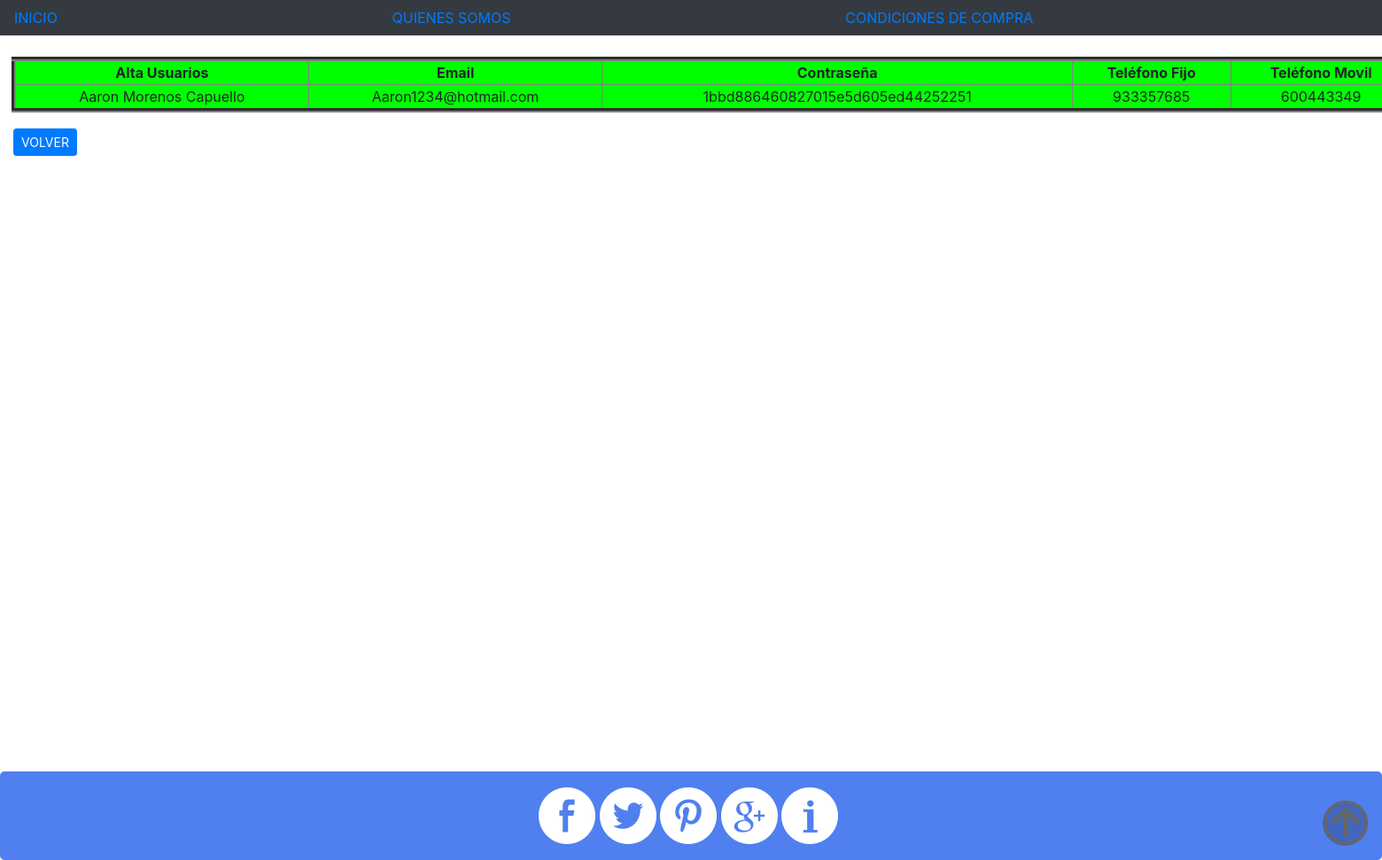
Page /administradorver.php?id=1 (signed in) on the committed database.
### tables this page shows
CREATE TABLE IF NOT EXISTS `tbl_usuario` (
  `id_usu` int(11) NOT NULL,
  `usu_mail` varchar(50) NOT NULL,
  `usu_nivel` varchar(20) NOT NULL,
  `usu_nombre` varchar(25) NOT NULL,
  `usu_password` varchar(50) NOT NULL,
  `usu_apellido` varchar(25) NOT NULL,
  `usu_actiu` int(1) NOT NULL,
  `img` varchar(10) NOT NULL,
  `telefono` int(10) NOT NULL,
  `dni` varchar(25) NOT NULL,
  `telefonofijo` int(10) NOT NULL
);

### administradorver.php (the view, shortened to what this page needs)
<!DOCTYPE html>
<html>
	<head>
		<link rel="stylesheet" type="text/css" href="css/estilo6.css" media="screen">
    	<link rel="stylesheet" href="https://maxcdn.bootstrapcdn.com/bootstrap/4.0.0-beta.2/css/bootstrap.min.css">
    	<link rel="stylesheet" href="https://maxcdn.bootstrapcdn.com/font-awesome/4.4.0/css/font-awesome.min.css">
    	<link href="dist/css/bootstrap.min.css" rel="stylesheet">
	</head>
<body>
		<?php include('headeradministrador.php');
		?>
	<br>
	<?php
		$con = mysqli_connect('localhost', 'root', '', 'montse');
		$sql = "SELECT * FROM tbl_usuario WHERE id_usu=$_REQUEST[id]";
		$datos = mysqli_query($con, $sql);
		if(mysqli_num_rows($datos)>0){
	?>
	<table bgcolor="#00ff00"; border="5" style="width:1890px; text-align:center; margin-left:13px;">
					<tr>
						<th>Alta Usuarios</th>
						<th>Email</th>
						<th>Contraseña</th>
						<th>Teléfono Fijo</th>
						<th>Teléfono Movil</th>
					</tr>
					<?php
					while ($prod = mysqli_fetch_array($datos)){
						echo "<tr>
						<td>$prod[usu_nombre]&nbsp$prod[usu_apellido]</td>
						<td>" . substr($prod['usu_mail'], 0, 28) . "</td>
						<td>" . substr($prod['usu_password'], 0, 35) . "</td>
						<td>" . substr($prod['telefonofijo'], 0, 12) . "</td>
						<td>" . substr($prod['telefono'], 0, 12) . "</td>
						<td>$prod[dni]</td>
						<td>$prod[usu_nivel]</td>
		          		<td>$prod[usu_actiu]</td>
							</tr>";
					}
					?>
	</table>
					<?php
						} else {
							echo "Usuario con id=$_REQUEST[id] no encontrado!";
						}
					?>
					<br/><br/>
					<div class="input-group">
						<span class="input-group-btn">
							<button class="btn btn-primary btn-sm" type="button" style="margin-top: -30px; margin-left: 15px;" onclick="window.location.href='administrador.php'">VOLVER</button>
						</span>
					</div>
	<footer>
			<?php
				include "footer.php";
			?>
	</footer>
</body>
</html>

### css/estilo6.css (style rules this page uses)
body { background-color:#F2F2F2; }

### rows in the picture
tbl_usuario: usu_nombre "Aaron", usu_apellido "Morenos Capuello", usu_mail "Aaron1234@hotmail.com", usu_password "1bbd886460827015e5d605ed44252251", telefonofijo "933357685", telefono "600443349"
